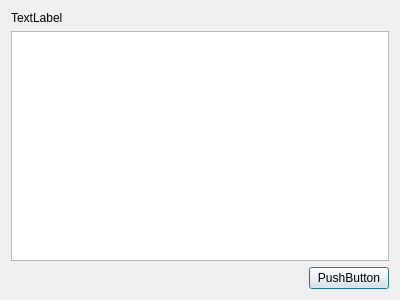
<?xml version="1.0" encoding="UTF-8"?>
<ui version="4.0">
 <class>Dialog</class>
 <widget class="QDialog" name="Dialog">
  <property name="geometry">
   <rect>
    <x>0</x>
    <y>0</y>
    <width>400</width>
    <height>300</height>
   </rect>
  </property>
  <property name="windowTitle">
   <string>Dialog</string>
  </property>
  <layout class="QVBoxLayout" name="verticalLayout">
   <item>
    <widget class="QLabel" name="label_1">
     <property name="text">
      <string>TextLabel</string>
     </property>
    </widget>
   </item>
   <item>
    <widget class="QTableView" name="tableView"/>
   </item>
   <item>
    <layout class="QHBoxLayout" name="horizontalLayout">
     <item>
      <spacer name="horizontalSpacer">
       <property name="orientation">
        <enum>Qt::Horizontal</enum>
       </property>
       <property name="sizeHint" stdset="0">
        <size>
         <width>40</width>
         <height>20</height>
        </size>
       </property>
      </spacer>
     </item>
     <item>
      <widget class="QPushButton" name="pushButtonAceptar">
       <property name="text">
        <string>PushButton</string>
       </property>
      </widget>
     </item>
    </layout>
   </item>
  </layout>
 </widget>
 <resources/>
 <connections/>
</ui>
